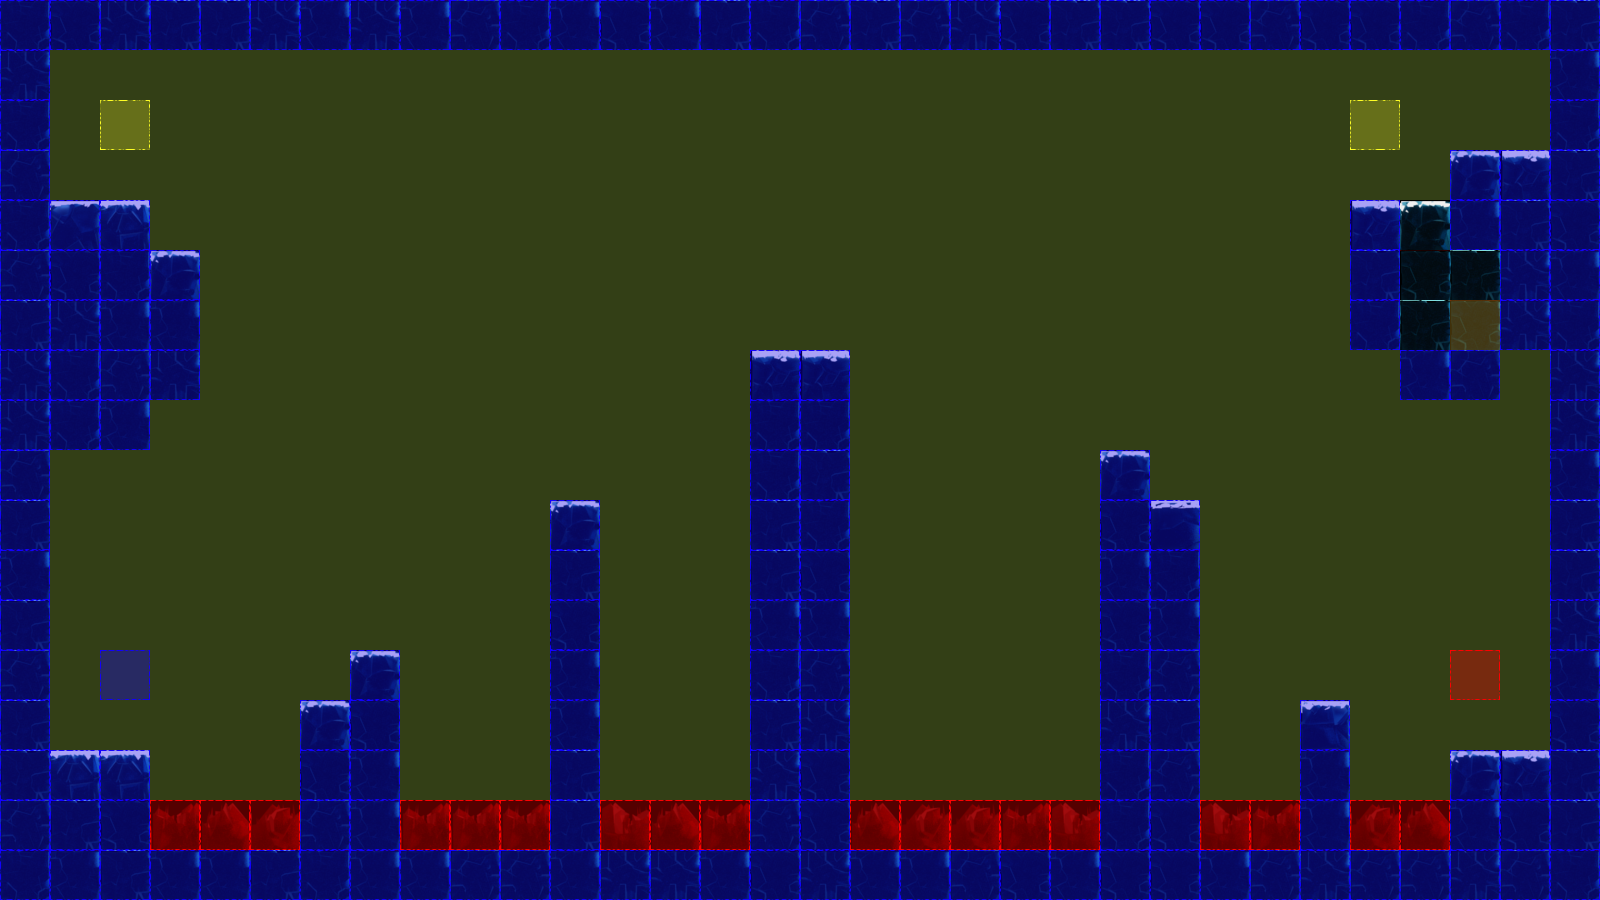

Rendered tile map (Tiled .tmx) drawn with the repository's tilesets; below, a short description and the map source with its tile grids summarised:
An orthogonal 32x18 tile map with 50x50 px tiles, 3 tile layers (terrain, collision, event), 2 tilesets.

<map version="1.0" orientation="orthogonal" renderorder="left-up" width="32" height="18" tilewidth="50" tileheight="50" nextobjectid="3">
 <tileset firstgid="1" name="frozenPlainsTile" tilewidth="50" tileheight="50" tilecount="50" columns="10">
  <image source="tiles/iceTile.png" width="500" height="251" />
 </tileset>
 <tileset firstgid="51" name="collisionTile" tilewidth="50" tileheight="50" tilecount="12" columns="3">
  <image source="tiles/collisionTile.png" width="150" height="200" />
 </tileset>
 <layer name="terrain" width="32" height="18">
  <data>[576 cells, 203 non-empty, 16 distinct tile ids]</data>
 </layer>
 <layer name="collision" width="32" height="18">
  <data>[576 cells, 571 non-empty, 3 distinct tile ids]</data>
 </layer>
 <layer name="event" width="32" height="18">
  <data>[576 cells, 5 non-empty, 4 distinct tile ids]</data>
 </layer>
</map>
